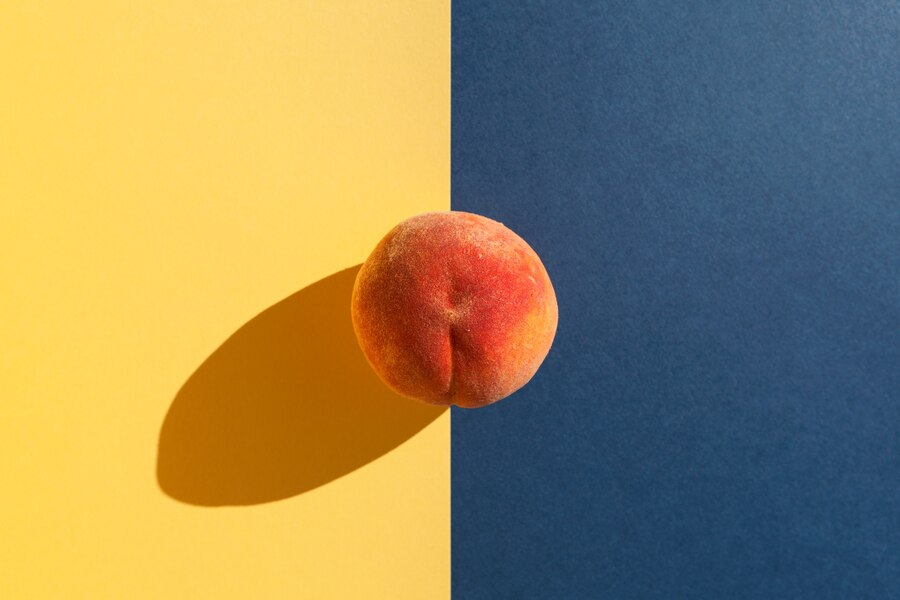
#> input picture group 414/lab1/DziambaAlina/high_contrast_img.jpg, 900 x 600 px
$ python main.py
#> lines starting #> are read from the running program, lines starting #| are printed output that depends on the picture
import numpy as np
import cv2


def gaussian_kernel(size, sigma):
#> called with size = 5, sigma = 1
    kernel = np.zeros((size, size))
    dist = size // 2
    for x in range(size):
        for y in range(size):
            kernel[x, y] = np.exp(-((x - dist)**2 + (y - dist)**2) / (2 * sigma**2))
#> in blur_img, image is the input picture: shape (600, 900, 3); mean B, G, R 94.7, 135.3, 149.2
    kernel = kernel / (2 * np.pi * sigma**2)
    return kernel


def gaussian_blur(img, kernel):
    padded_image = np.pad(img, kernel.shape[0] // 2)
    blurred_image = np.zeros_like(img)

    for i in range(img.shape[0]):
        for j in range(img.shape[1]):
            blurred_image[i, j] = np.sum(kernel * padded_image[i: i + kernel.shape[0], j: j + kernel.shape[0]])

    return blurred_image.astype(np.uint8)


def gaussian_blur_rgb(img, kernel):
    blue, green, red = cv2.split(img)
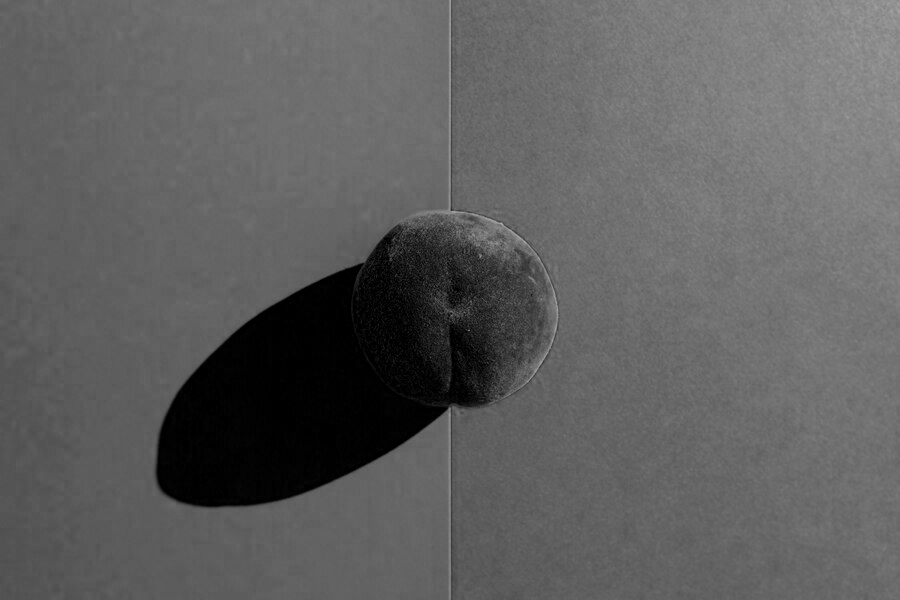
#> blue: shape (600, 900); min 0, max 174, mean 94.7
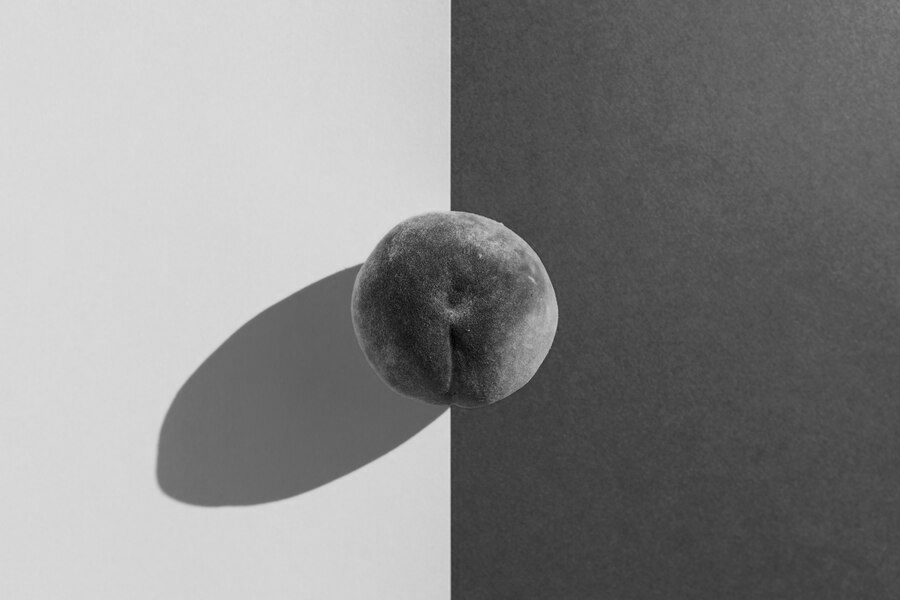
#> green: shape (600, 900); min 0, max 221, mean 135.3
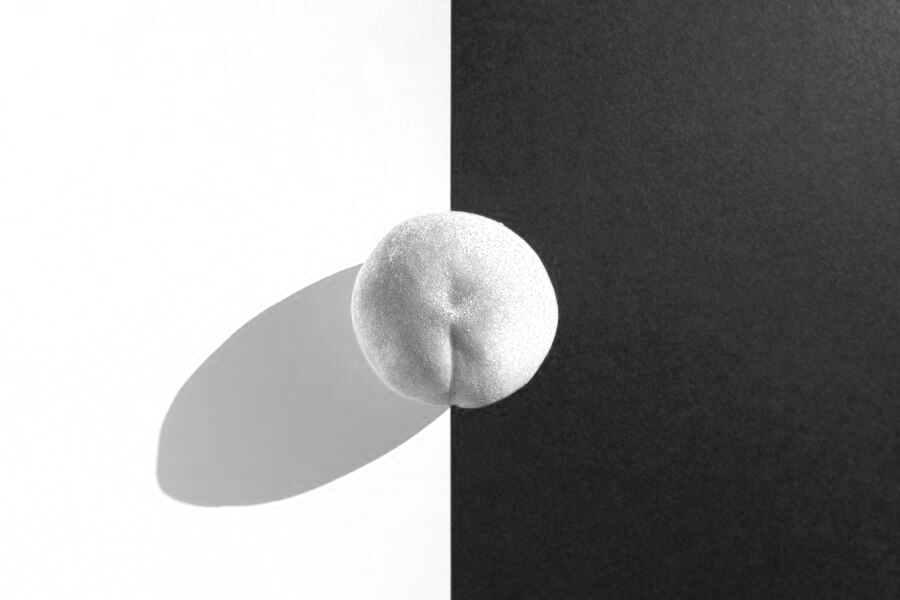
#> red: shape (600, 900); min 24, max 255, mean 149.2
    blue = gaussian_blur(blue, kernel)
    green = gaussian_blur(green, kernel)
    red = gaussian_blur(red, kernel)
    return cv2.merge([blue, green, red])


def blur_img(img_name, kernel):
    image = cv2.imread(img_name)
    blurred_img = gaussian_blur_rgb(image, kernel)
    cv2.imwrite("output/blur_" + str(kernel.shape[0]) + "_" + img_name, blurred_img)


blur_img("high_contrast_img.jpg", gaussian_kernel(5, 1))
blur_img("high_contrast_img.jpg", gaussian_kernel(11, 2))
#> in gaussian_blur (call 4), `padded_image = np.pad(img, kernel.shape[0] // 2)`:
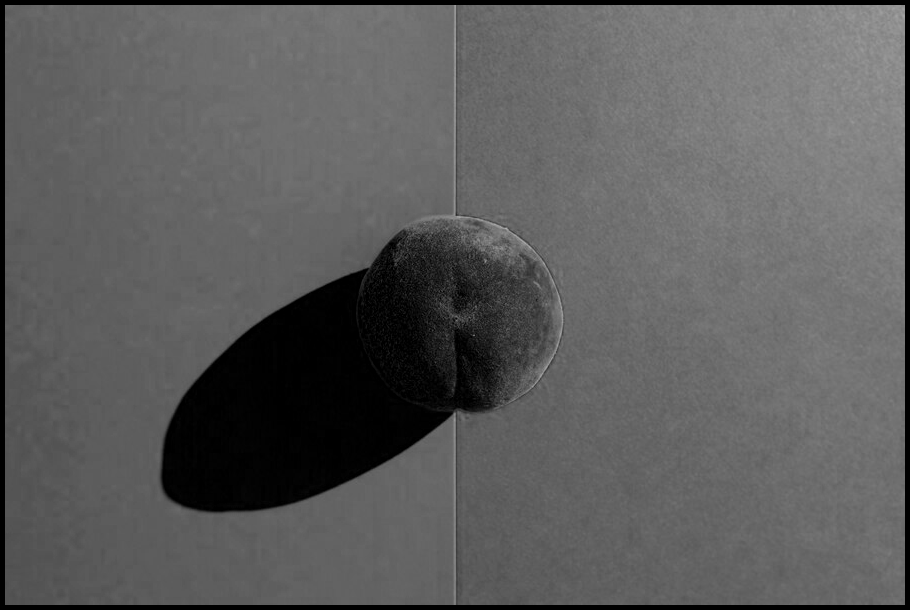
#> padded_image: shape (610, 910); min 0, max 174, mean 92.1
#> in gaussian_blur (call 5), `padded_image = np.pad(img, kernel.shape[0] // 2)`:
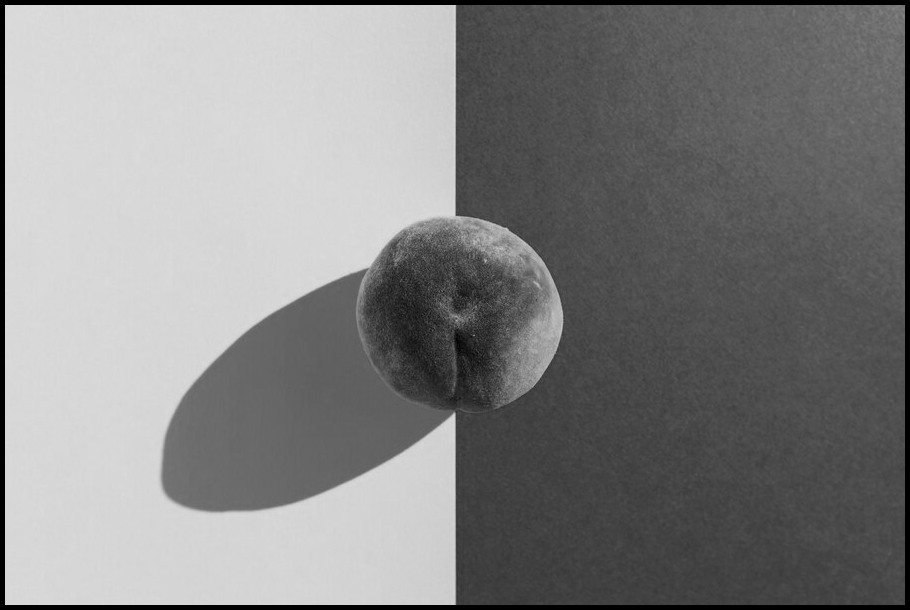
#> padded_image: shape (610, 910); min 0, max 221, mean 131.6
#> in gaussian_blur (call 6), `padded_image = np.pad(img, kernel.shape[0] // 2)`:
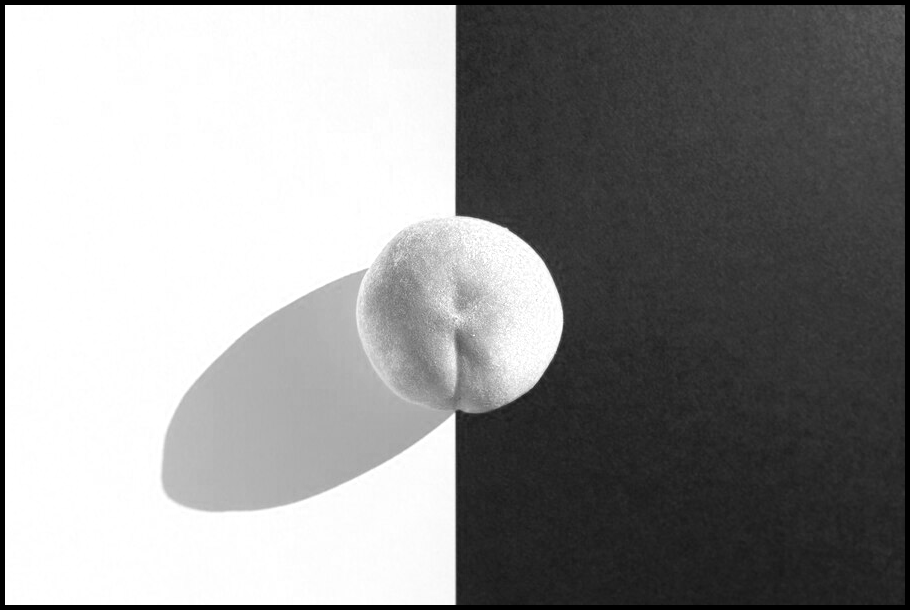
#> padded_image: shape (610, 910); min 0, max 255, mean 145.1
#> in gaussian_blur_rgb (call 2), `return cv2.merge([blue, green, red])`:
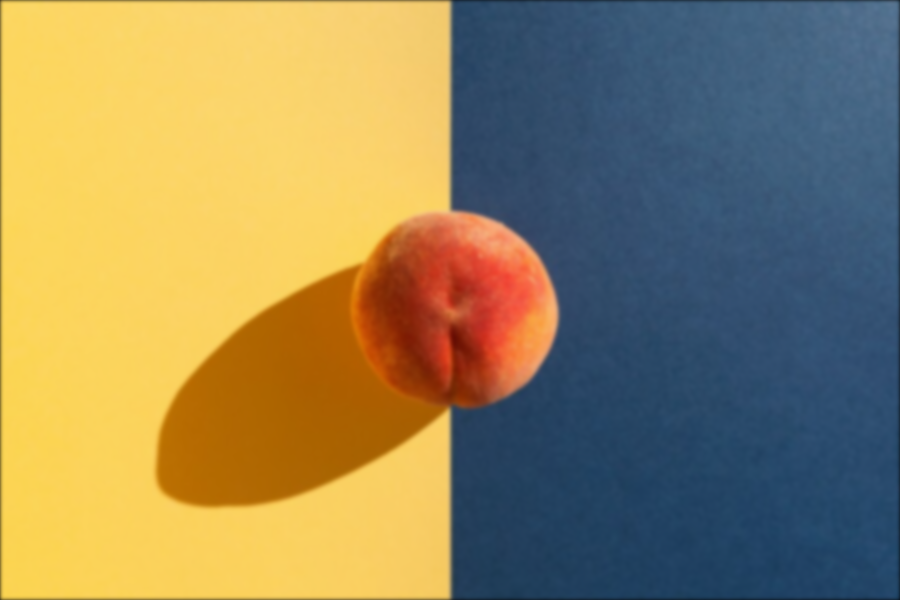
#> returned value: shape (600, 900, 3); mean of channels 0, 1, 2 92.7, 132.7, 146.4; drawn as B, G, R
blur_img("low_contrast_img.jpg", gaussian_kernel(5, 1))
#> (the run stopped early here; a loop or call above may not have finished)
